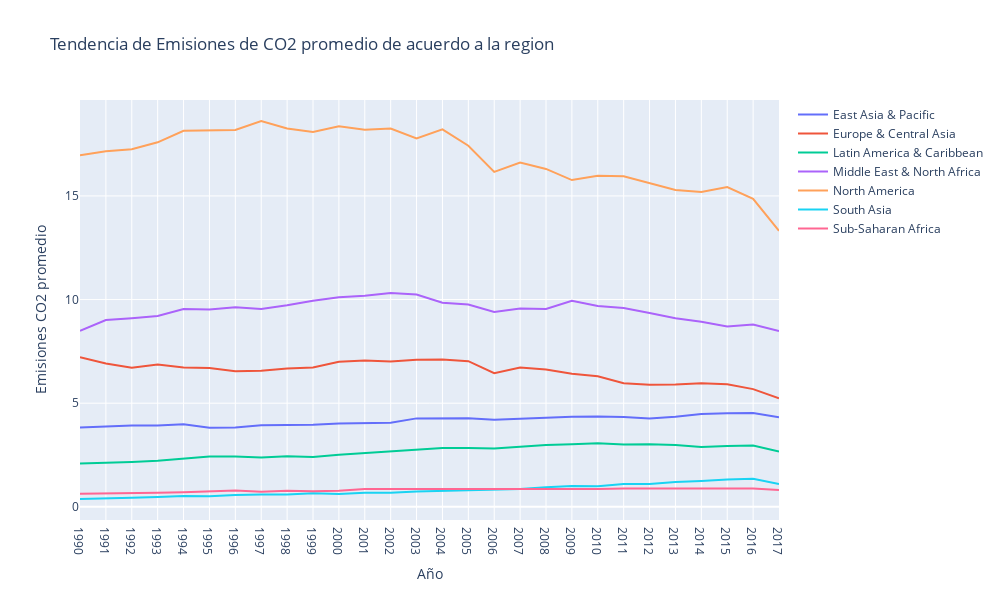

The cell this chart's notebook holds for it:
### Code cell
#Graficamos emsiones de acuerdo a los ingresos
# Crea el gráfico de líneas
fig = go.Figure()

for index, row in df_region.iterrows():
    fig.add_trace(go.Scatter(x=anios, y=row[4:], mode='lines', name=row['Region']))

fig.update_layout(
    title='Tendencia de Emisiones de CO2 promedio de acuerdo a la region',
    xaxis_title='Año',
    yaxis_title='Emisiones CO2 promedio',
    height=600,
    width=1000
)

fig.show()
